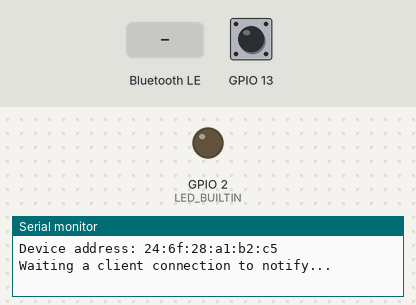
This sketch was run on a simulated ESP32. Shown: output pins drawn as LEDs (lit = HIGH), the last lines printed to the serial monitor. Inputs (shaded band) come from the test bench; at power-on: GPIO 13 HIGH. Nothing arrives over Bluetooth unless stated; a phone connects over Bluetooth LE 3 s after start.

Above: at 1.2 s.
1.3 s: GPIO 13 pulled LOW for 0.15 s
At 3.6 s:
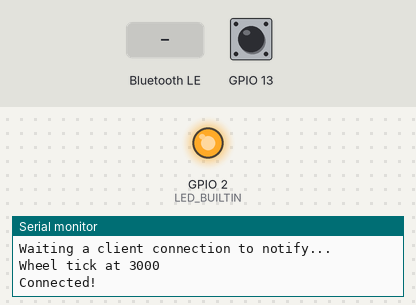
4.4 s: Bluetooth LE write "1" received
Timing chart, 0 to 7.4 s (numbered marks = the images above; inputs shaded):
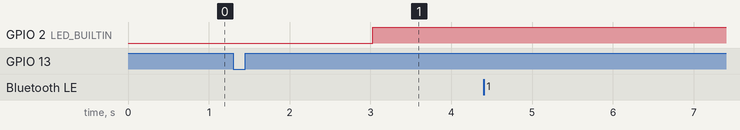

The sketch:

BikeComputerESP32.ino
```cpp
/*
    Video: https://www.youtube.com/watch?v=oCMOYS71NIU
    Based on Neil Kolban example for IDF: https://github.com/nkolban/esp32-snippets/blob/master/cpp_utils/tests/BLE%20Tests/SampleNotify.cpp
    Ported to Arduino ESP32 by Evandro Copercini

   Create a BLE server that, once we receive a connection, will send periodic notifications.
   The service advertises itself as: 6E400001-B5A3-F393-E0A9-E50E24DCCA9E
   Has a characteristic of: 6E400002-B5A3-F393-E0A9-E50E24DCCA9E - used for receiving data with "WRITE"
   Has a characteristic of: 6E400003-B5A3-F393-E0A9-E50E24DCCA9E - used to send data with  "NOTIFY"

   The design of creating the BLE server is:
   1. Create a BLE Server
   2. Create a BLE Service
   3. Create a BLE Characteristic on the Service
   4. Create a BLE Descriptor on the characteristic
   5. Start the service.
   6. Start advertising.

   In this example rxValue is the data received (only accessible inside that function).
   And txValue is the data to be sent, in this example just a byte incremented every second.
*/
#include <BLEDevice.h>
#include <BLEServer.h>
#include <BLEUtils.h>
#include <BLE2902.h>

BLEServer *pServer = NULL;
BLECharacteristic * pTxCharacteristic;
bool deviceConnected = false;
bool oldDeviceConnected = false;
uint8_t txValue = 0;

// See the following for generating UUIDs:
// https://www.uuidgenerator.net/

#define SERVICE_UUID           "6E400001-B5A3-F393-E0A9-E50E24DCCA9E" // UART service UUID
#define CHARACTERISTIC_UUID_RX "6E400002-B5A3-F393-E0A9-E50E24DCCA9A"
#define CHARACTERISTIC_UUID_TX "6E400003-B5A3-F393-E0A9-E50E24DCCA9B"


class MyServerCallbacks: public BLEServerCallbacks {
    void onConnect(BLEServer* pServer) {
      deviceConnected = true;
    };

    void onDisconnect(BLEServer* pServer) {
      deviceConnected = false;
    }
};

class MyCallbacks: public BLECharacteristicCallbacks {
    void onWrite(BLECharacteristic *pCharacteristic) {
      std::string rxValue = pCharacteristic->getValue();

      if (rxValue.length() > 0) {
        Serial.println("*********");
        Serial.print("Received Value: ");
        for (int i = 0; i < rxValue.length(); i++)
          Serial.print(rxValue[i]);

        Serial.println();
        Serial.println("*********");
      }
    }
};

bool wheelDidSpin = false;

void IRAM_ATTR bikeISR(){
  wheelDidSpin = true;
}

void setup() {
  Serial.begin(115200);

  pinMode(LED_BUILTIN, OUTPUT);
  pinMode(13, INPUT_PULLUP);
  attachInterrupt(digitalPinToInterrupt(13), bikeISR, RISING);

  // Create the BLE Device
  BLEDevice::init("UART Service");

  Serial.print("Device address: ");
  Serial.println(BLEDevice::getAddress().toString().c_str());

  // Create the BLE Server
  pServer = BLEDevice::createServer();
  pServer->setCallbacks(new MyServerCallbacks());

  // Create the BLE Service
  BLEService *pService = pServer->createService(SERVICE_UUID);

  // Create a BLE Characteristic
  pTxCharacteristic = pService->createCharacteristic(
										CHARACTERISTIC_UUID_TX,
										BLECharacteristic::PROPERTY_NOTIFY
									);

  pTxCharacteristic->addDescriptor(new BLE2902());

  BLECharacteristic * pRxCharacteristic = pService->createCharacteristic(
											 CHARACTERISTIC_UUID_RX,
											BLECharacteristic::PROPERTY_WRITE
										);

  pRxCharacteristic->setCallbacks(new MyCallbacks());

  // Start the service
  pService->start();

  // Start advertising
  pServer->getAdvertising()->start();
  Serial.println("Waiting a client connection to notify...");
}

void loop() {

    if (deviceConnected && wheelDidSpin) {
      pTxCharacteristic->notify();
      Serial.print("Wheel tick at ");
      Serial.println(millis());
		  wheelDidSpin = false;
     delay(30);
	}

    // disconnecting
    if (!deviceConnected && oldDeviceConnected) {
        delay(500); // give the bluetooth stack the chance to get things ready
        pServer->startAdvertising(); // restart advertising
        Serial.println("client disconnected, start advertising");
        oldDeviceConnected = deviceConnected;
        digitalWrite(LED_BUILTIN, LOW);
    }
    // connecting
    if (deviceConnected && !oldDeviceConnected) {
		// do stuff here on connecting
        oldDeviceConnected = deviceConnected;
        Serial.println("Connected!");
        digitalWrite(LED_BUILTIN, HIGH);
    }
}
```
